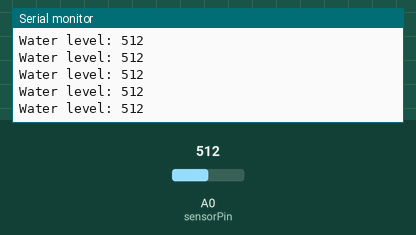
Bench run of a sketch on a simulated Arduino Uno, built with avr-gcc and run on an emulated ATmega328P. On the bench: the last lines printed to the serial monitor. The test bench sets the inputs (shaded band); at power-on: A0 (sensorPin) = 512.

Above: at 4.2 s.
4.3 s: A0 (sensorPin) set to 988
At 5.3 s:
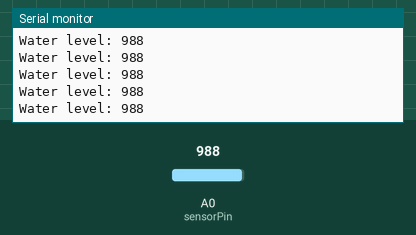
7.3 s: A0 (sensorPin) set to 1017
At 8.2 s:
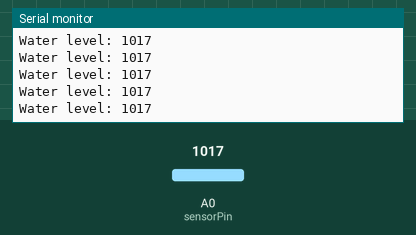
11.8 s: A0 (sensorPin) set to 109
At 12.9 s:
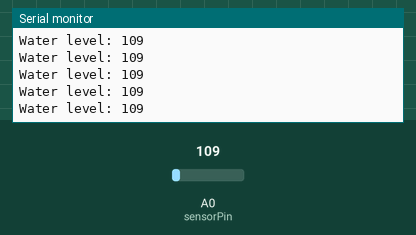
13.3 s: A0 (sensorPin) set to 94
At 14.0 s:
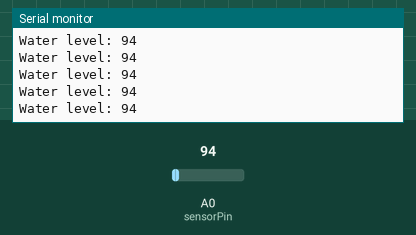
Timing chart, 0 to 16.3 s (numbered marks = the images above; inputs shaded):
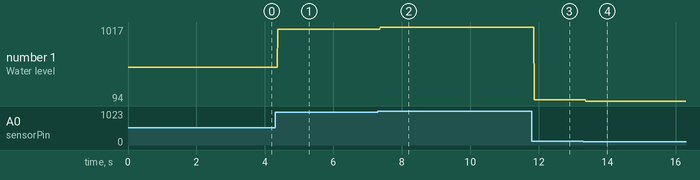

Measured:
- after the input at 4.3 s, the serial monitor: prints a new line after 0.07 s (image 1)
- after the input at 7.3 s, the serial monitor: prints a new line after 0.07 s (image 2)
- after the input at 11.8 s, the serial monitor: prints a new line after 0.07 s (image 3)
- after the input at 13.3 s, the serial monitor: prints a new line after 0.07 s (image 4)
- plotted number 1: 512 → 988 after the input at 4.3 s, 988 → 1017 after the input at 7.3 s, 1017 → 109 after the input at 11.8 s, 109 → 94 after the input at 13.3 s

The sketch:

testforswipe.ino
```cpp
// Sensor pins
#define sensorPower 7
#define sensorPin A0

// Value for storing water level
int val = 0;

void setup() {
  // Set D7 as an OUTPUT
  pinMode(sensorPower, OUTPUT);

  // Set to LOW so no power flows through the sensor
  digitalWrite(sensorPower, LOW);

  Serial.begin(9600);
}

void loop() {
  //get the reading from the function below and print it
  int level = readSensor();

  Serial.print("Water level: ");
  Serial.println(level);

  delay(1);
}

//This is a function used to get the reading
int readSensor() {
  digitalWrite(sensorPower, HIGH);  // Turn the sensor ON
  delay(10);              // wait 10 milliseconds
  val = analogRead(sensorPin);    // Read the analog value form sensor
  digitalWrite(sensorPower, LOW);   // Turn the sensor OFF
  return val;             // send current reading
}
```
